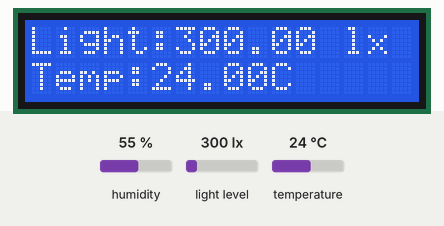
Recording of a program running on a simulated ESP8266 (NodeMCU). On the bench: 16×2 character LCD. The test bench sets the inputs (shaded band); at power-on: light level 300 lx, temperature 24 °C, humidity 55 %. What the program prints to the serial monitor is not drawn.

Above: at 2.2 s.
2.3 s: light level set to 40 lx
At 3.4 s:
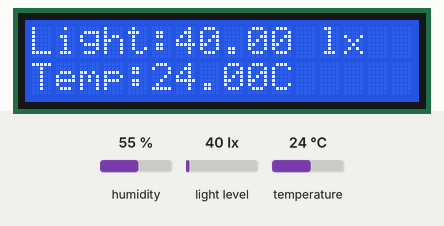
7.5 s: temperature set to 12 °C
At 8.0 s:
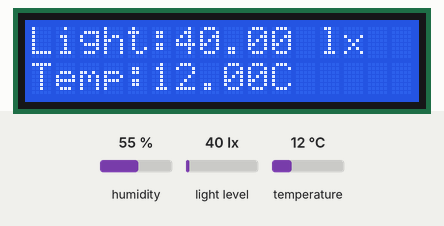
10.6 s: light level set to 500 lx
At 12.0 s:
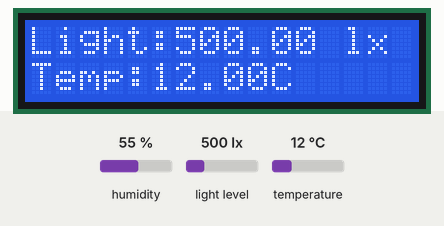
13.8 s: temperature set to 19 °C
At 15.2 s:
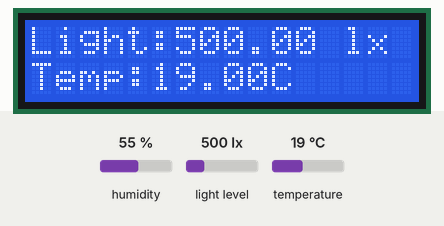
Timing chart, 0 to 16.8 s (numbered marks = the images above; inputs shaded):
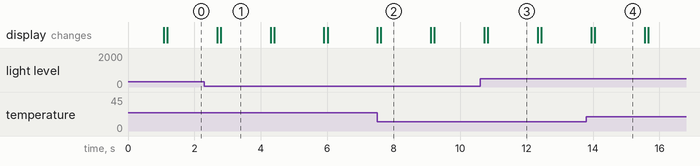

The program:

main.cpp
```cpp
#include <Arduino.h>
#include <LiquidCrystal_I2C.h>
#include <Wire.h>
#include <BH1750.h>
#include <Adafruit_AHTX0.h>

int lcd_columns = 16;
int lcd_rows = 2;

LiquidCrystal_I2C lcd(0x27, lcd_columns, lcd_rows);
BH1750 luxMeter;
Adafruit_AHTX0 aht;

void setup() {
  Serial.begin(9600);
  Serial.println("\nInitialize LCD");
  lcd.init();
  lcd.backlight();
  lcd.setCursor(0, 0);
  lcd.print("LCD Ready!");
  delay(1000);
  Wire.begin(D2, D1);
  luxMeter.begin();
  aht.begin();
}

void loop() {
  lcd.setCursor(0, 0);
  lcd.clear();
  float lux = luxMeter.readLightLevel();
  sensors_event_t temp, hum;
  aht.getEvent(&hum, &temp);
  lcd.print("Light:");
  lcd.print(lux);
  Serial.print("Light: ");
  Serial.println(lux);
  lcd.print(" lx");
  lcd.setCursor(0, 1);
  lcd.print("Temp:");
  lcd.print(temp.temperature);
  lcd.print("C");
  delay(1500);
}
```

Measured:
- after the input at 2.3 s, the display: first differs from a run without the input after 0.49 s (image 1)
- after the input at 7.5 s, the display: first differs from a run without the input after 0.12 s (image 2)
- after the input at 10.6 s, the display: first differs from a run without the input after 0.23 s (image 3)
- after the input at 13.8 s, the display: first differs from a run without the input after 0.25 s (image 4)
- what the display in image 1 shows lasts 1.5 s, from 2.8 s to 4.3 s
